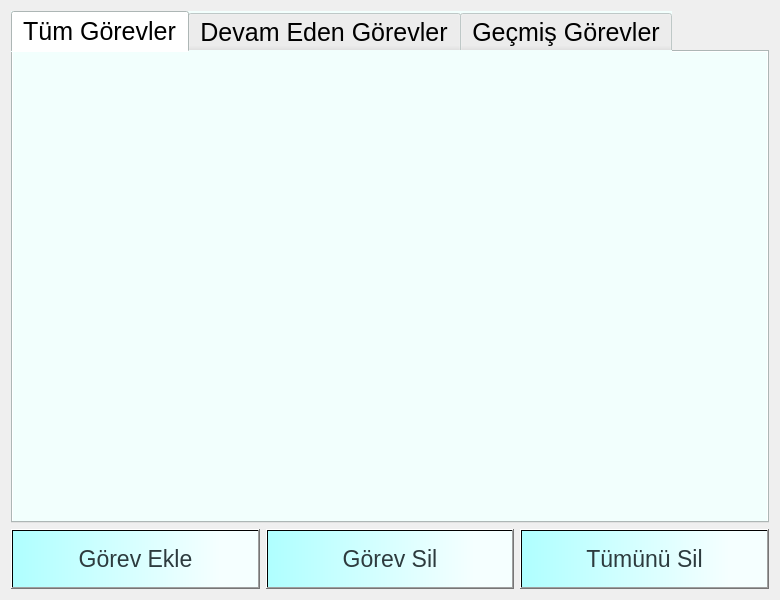
<?xml version="1.0" encoding="UTF-8"?>
<ui version="4.0">
 <class>Dialog</class>
 <widget class="QDialog" name="Dialog">
  <property name="geometry">
   <rect>
    <x>0</x>
    <y>0</y>
    <width>780</width>
    <height>600</height>
   </rect>
  </property>
  <property name="minimumSize">
   <size>
    <width>740</width>
    <height>600</height>
   </size>
  </property>
  <property name="maximumSize">
   <size>
    <width>800</width>
    <height>1200</height>
   </size>
  </property>
  <property name="mouseTracking">
   <bool>true</bool>
  </property>
  <property name="windowTitle">
   <string>Yapılacaklar</string>
  </property>
  <layout class="QVBoxLayout" name="verticalLayout_2">
   <item>
    <layout class="QVBoxLayout" name="verticalLayout">
     <item>
      <widget class="QTabWidget" name="tabWidget">
       <property name="maximumSize">
        <size>
         <width>1200</width>
         <height>1200</height>
        </size>
       </property>
       <property name="palette">
        <palette>
         <active>
          <colorrole role="Button">
           <brush brushstyle="SolidPattern">
            <color alpha="255">
             <red>242</red>
             <green>255</green>
             <blue>253</blue>
            </color>
           </brush>
          </colorrole>
          <colorrole role="Base">
           <brush brushstyle="SolidPattern">
            <color alpha="255">
             <red>242</red>
             <green>255</green>
             <blue>253</blue>
            </color>
           </brush>
          </colorrole>
          <colorrole role="Window">
           <brush brushstyle="SolidPattern">
            <color alpha="255">
             <red>242</red>
             <green>255</green>
             <blue>253</blue>
            </color>
           </brush>
          </colorrole>
         </active>
         <inactive>
          <colorrole role="Button">
           <brush brushstyle="SolidPattern">
            <color alpha="255">
             <red>242</red>
             <green>255</green>
             <blue>253</blue>
            </color>
           </brush>
          </colorrole>
          <colorrole role="Base">
           <brush brushstyle="SolidPattern">
            <color alpha="255">
             <red>242</red>
             <green>255</green>
             <blue>253</blue>
            </color>
           </brush>
          </colorrole>
          <colorrole role="Window">
           <brush brushstyle="SolidPattern">
            <color alpha="255">
             <red>242</red>
             <green>255</green>
             <blue>253</blue>
            </color>
           </brush>
          </colorrole>
         </inactive>
         <disabled>
          <colorrole role="Button">
           <brush brushstyle="SolidPattern">
            <color alpha="255">
             <red>242</red>
             <green>255</green>
             <blue>253</blue>
            </color>
           </brush>
          </colorrole>
          <colorrole role="Base">
           <brush brushstyle="SolidPattern">
            <color alpha="255">
             <red>242</red>
             <green>255</green>
             <blue>253</blue>
            </color>
           </brush>
          </colorrole>
          <colorrole role="Window">
           <brush brushstyle="SolidPattern">
            <color alpha="255">
             <red>242</red>
             <green>255</green>
             <blue>253</blue>
            </color>
           </brush>
          </colorrole>
         </disabled>
        </palette>
       </property>
       <property name="font">
        <font>
         <pointsize>-1</pointsize>
        </font>
       </property>
       <property name="focusPolicy">
        <enum>Qt::StrongFocus</enum>
       </property>
       <property name="contextMenuPolicy">
        <enum>Qt::DefaultContextMenu</enum>
       </property>
       <property name="toolTip">
        <string notr="true"/>
       </property>
       <property name="whatsThis">
        <string extracomment="asdf"/>
       </property>
       <property name="layoutDirection">
        <enum>Qt::LeftToRight</enum>
       </property>
       <property name="autoFillBackground">
        <bool>false</bool>
       </property>
       <property name="styleSheet">
        <string notr="true">font-size:25px;
background-color: rgb(242, 255, 253);</string>
       </property>
       <property name="inputMethodHints">
        <set>Qt::ImhNone</set>
       </property>
       <property name="tabPosition">
        <enum>QTabWidget::North</enum>
       </property>
       <property name="tabShape">
        <enum>QTabWidget::Rounded</enum>
       </property>
       <property name="currentIndex">
        <number>0</number>
       </property>
       <property name="iconSize">
        <size>
         <width>20</width>
         <height>20</height>
        </size>
       </property>
       <property name="elideMode">
        <enum>Qt::ElideRight</enum>
       </property>
       <property name="usesScrollButtons">
        <bool>false</bool>
       </property>
       <property name="tabBarAutoHide">
        <bool>true</bool>
       </property>
       <widget class="QWidget" name="tabWidgetPage1">
        <attribute name="title">
         <string>Tüm Görevler</string>
        </attribute>
        <layout class="QHBoxLayout" name="horizontalLayout">
         <item>
          <widget class="QTableView" name="tv">
           <property name="focusPolicy">
            <enum>Qt::NoFocus</enum>
           </property>
           <property name="contextMenuPolicy">
            <enum>Qt::NoContextMenu</enum>
           </property>
           <property name="toolTip">
            <string notr="true"/>
           </property>
           <property name="statusTip">
            <string notr="true"/>
           </property>
           <property name="whatsThis">
            <string notr="true"/>
           </property>
           <property name="accessibleName">
            <string notr="true"/>
           </property>
           <property name="accessibleDescription">
            <string notr="true"/>
           </property>
           <property name="frameShape">
            <enum>QFrame::NoFrame</enum>
           </property>
          </widget>
         </item>
        </layout>
       </widget>
       <widget class="QWidget" name="tabWidgetPage2">
        <attribute name="title">
         <string>Devam Eden Görevler</string>
        </attribute>
        <layout class="QHBoxLayout" name="horizontalLayout_6">
         <item>
          <widget class="QTableView" name="tv2">
           <property name="focusPolicy">
            <enum>Qt::NoFocus</enum>
           </property>
           <property name="contextMenuPolicy">
            <enum>Qt::NoContextMenu</enum>
           </property>
           <property name="toolTip">
            <string notr="true"/>
           </property>
           <property name="statusTip">
            <string notr="true"/>
           </property>
           <property name="whatsThis">
            <string notr="true"/>
           </property>
           <property name="accessibleName">
            <string notr="true"/>
           </property>
           <property name="accessibleDescription">
            <string notr="true"/>
           </property>
           <property name="frameShape">
            <enum>QFrame::NoFrame</enum>
           </property>
          </widget>
         </item>
        </layout>
       </widget>
       <widget class="QWidget" name="tabWidgetPage3">
        <attribute name="title">
         <string>Geçmiş Görevler</string>
        </attribute>
        <layout class="QHBoxLayout" name="horizontalLayout_2">
         <item>
          <widget class="QTableView" name="tv3">
           <property name="focusPolicy">
            <enum>Qt::NoFocus</enum>
           </property>
           <property name="contextMenuPolicy">
            <enum>Qt::NoContextMenu</enum>
           </property>
           <property name="toolTip">
            <string notr="true"/>
           </property>
           <property name="statusTip">
            <string notr="true"/>
           </property>
           <property name="whatsThis">
            <string notr="true"/>
           </property>
           <property name="accessibleName">
            <string notr="true"/>
           </property>
           <property name="accessibleDescription">
            <string notr="true"/>
           </property>
           <property name="frameShape">
            <enum>QFrame::NoFrame</enum>
           </property>
          </widget>
         </item>
        </layout>
       </widget>
      </widget>
     </item>
     <item>
      <layout class="QHBoxLayout" name="horizontalLayout_3">
       <item>
        <widget class="QPushButton" name="btn_gorevEkle">
         <property name="minimumSize">
          <size>
           <width>0</width>
           <height>60</height>
          </size>
         </property>
         <property name="font">
          <font>
           <pointsize>17</pointsize>
          </font>
         </property>
         <property name="cursor">
          <cursorShape>PointingHandCursor</cursorShape>
         </property>
         <property name="styleSheet">
          <string notr="true">
background-color: qlineargradient(spread:reflect, x1:0, y1:0, x2:1, y2:0, stop:0 rgba(175, 255, 255, 255), stop:0.845771 rgba(245, 255, 255, 255));
color: rgb(45, 59, 62);</string>
         </property>
         <property name="text">
          <string>Görev Ekle</string>
         </property>
         <property name="iconSize">
          <size>
           <width>80000</width>
           <height>10000</height>
          </size>
         </property>
         <property name="shortcut">
          <string/>
         </property>
         <property name="autoRepeat">
          <bool>false</bool>
         </property>
         <property name="autoDefault">
          <bool>false</bool>
         </property>
         <property name="default">
          <bool>true</bool>
         </property>
         <property name="flat">
          <bool>false</bool>
         </property>
        </widget>
       </item>
       <item>
        <widget class="QPushButton" name="btn_gorev_sil">
         <property name="minimumSize">
          <size>
           <width>0</width>
           <height>60</height>
          </size>
         </property>
         <property name="font">
          <font>
           <pointsize>17</pointsize>
          </font>
         </property>
         <property name="cursor">
          <cursorShape>PointingHandCursor</cursorShape>
         </property>
         <property name="styleSheet">
          <string notr="true">
background-color: qlineargradient(spread:reflect, x1:0, y1:0, x2:1, y2:0, stop:0 rgba(175, 255, 255, 255), stop:0.845771 rgba(245, 255, 255, 255));
color: rgb(45, 59, 62);</string>
         </property>
         <property name="text">
          <string>Görev Sil</string>
         </property>
         <property name="iconSize">
          <size>
           <width>80000</width>
           <height>10000</height>
          </size>
         </property>
         <property name="shortcut">
          <string/>
         </property>
         <property name="autoRepeat">
          <bool>false</bool>
         </property>
         <property name="autoDefault">
          <bool>false</bool>
         </property>
         <property name="default">
          <bool>true</bool>
         </property>
         <property name="flat">
          <bool>false</bool>
         </property>
        </widget>
       </item>
       <item>
        <widget class="QPushButton" name="btn_tumunu_sil">
         <property name="minimumSize">
          <size>
           <width>0</width>
           <height>60</height>
          </size>
         </property>
         <property name="font">
          <font>
           <pointsize>17</pointsize>
          </font>
         </property>
         <property name="cursor">
          <cursorShape>PointingHandCursor</cursorShape>
         </property>
         <property name="styleSheet">
          <string notr="true">
background-color: qlineargradient(spread:reflect, x1:0, y1:0, x2:1, y2:0, stop:0 rgba(175, 255, 255, 255), stop:0.845771 rgba(245, 255, 255, 255));
color: rgb(45, 59, 62);</string>
         </property>
         <property name="text">
          <string>Tümünü Sil</string>
         </property>
         <property name="iconSize">
          <size>
           <width>80000</width>
           <height>10000</height>
          </size>
         </property>
         <property name="shortcut">
          <string/>
         </property>
         <property name="autoRepeat">
          <bool>false</bool>
         </property>
         <property name="autoDefault">
          <bool>false</bool>
         </property>
         <property name="default">
          <bool>true</bool>
         </property>
         <property name="flat">
          <bool>false</bool>
         </property>
        </widget>
       </item>
      </layout>
     </item>
    </layout>
   </item>
  </layout>
 </widget>
 <resources/>
 <connections/>
</ui>
